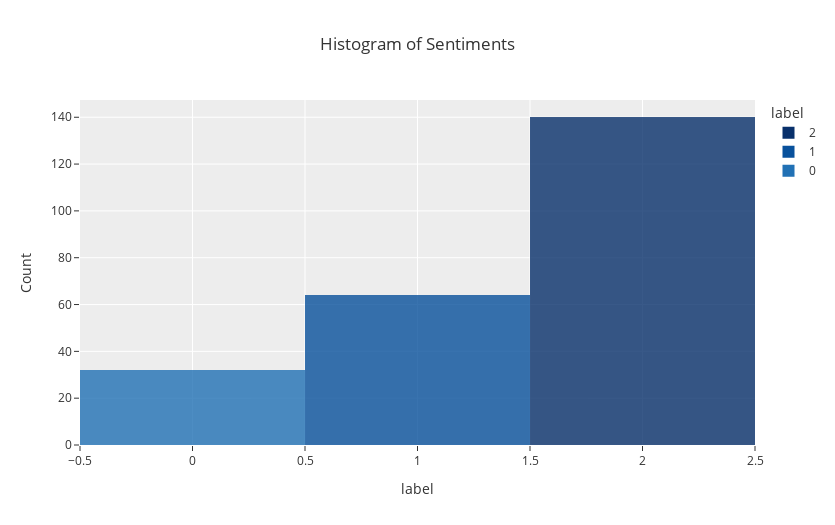

The notebook cell this image was saved under:
### Code cell
fig = px.histogram(df,
             x = 'label',
             title = 'Histogram of Sentiments',
             template = 'ggplot2',
             color = 'label',
             color_discrete_sequence= px.colors.sequential.Blues_r,
             opacity = 0.8,
             height = 525,
             width = 835,
            )

fig.update_yaxes(title='Count')
fig.show()

### Figure 1 — Plotly figure (JSON) as saved in the notebook; plotly's stock layout.template omitted (floating-point values rounded to 4 significant figures; data arrays with more than 128 entries replaced by an {"elided": "..."} marker saying what was removed)
{"data": [{"alignmentgroup": "True", "bingroup": "x", "hovertemplate": "label=%{x}<br>count=%{y}<extra></extra>", "legendgroup": "2", "marker": {"color": "rgb(8,48,107)", "opacity": 0.8, "pattern": {"shape": ""}}, "name": "2", "offsetgroup": "2", "orientation": "v", "showlegend": true, "type": "histogram", "x": {"elided": "140 int values"}, "xaxis": "x", "yaxis": "y"}, {"alignmentgroup": "True", "bingroup": "x", "hovertemplate": "label=%{x}<br>count=%{y}<extra></extra>", "legendgroup": "1", "marker": {"color": "rgb(8,81,156)", "opacity": 0.8, "pattern": {"shape": ""}}, "name": "1", "offsetgroup": "1", "orientation": "v", "showlegend": true, "type": "histogram", "x": [1, 1, 1, 1, 1, 1, 1, 1, 1, 1, 1, 1, 1, 1, 1, 1, 1, 1, 1, 1, 1, 1, 1, 1, 1, 1, 1, 1, 1, 1, 1, 1, 1, 1, 1, 1, 1, 1, 1, 1, 1, 1, 1, 1, 1, 1, 1, 1, 1, 1, 1, 1, 1, 1, 1, 1, 1, 1, 1, 1, 1, 1, 1, 1], "xaxis": "x", "yaxis": "y"}, {"alignmentgroup": "True", "bingroup": "x", "hovertemplate": "label=%{x}<br>count=%{y}<extra></extra>", "legendgroup": "0", "marker": {"color": "rgb(33,113,181)", "opacity": 0.8, "pattern": {"shape": ""}}, "name": "0", "offsetgroup": "0", "orientation": "v", "showlegend": true, "type": "histogram", "x": [0, 0, 0, 0, 0, 0, 0, 0, 0, 0, 0, 0, 0, 0, 0, 0, 0, 0, 0, 0, 0, 0, 0, 0, 0, 0, 0, 0, 0, 0, 0, 0], "xaxis": "x", "yaxis": "y"}], "layout": {"barmode": "relative", "height": 525, "legend": {"title": {"text": "label"}, "tracegroupgap": 0}, "title": {"text": "Histogram of Sentiments"}, "width": 835, "xaxis": {"anchor": "y", "categoryarray": [2, 1, 0], "categoryorder": "array", "domain": [0, 1], "title": {"text": "label"}}, "yaxis": {"anchor": "x", "domain": [0, 1], "title": {"text": "Count"}}}}
